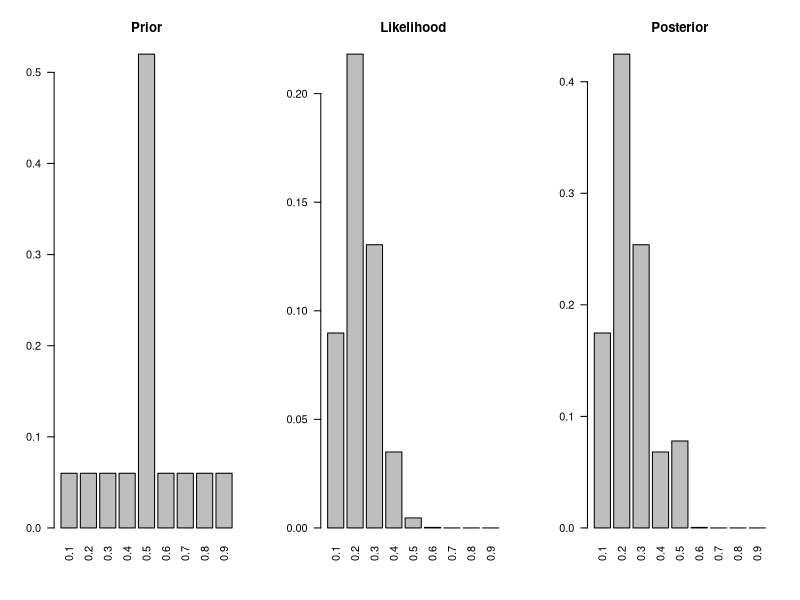

R code for this plot:
## ---- chunk 1
sum(dbinom(0:4, size = 20, p = 0.5))
## ---- chunk 2

p <- seq(from=0.1, to=0.9, by=0.1)
prior <- c(rep(0.06, 4), 0.52, rep(0.06, 4))
likelihood <- dbinom(4, size = 20, prob = p)

# posterior
numerator <- prior * likelihood
denominator <- sum(numerator)
posterior <- numerator / denominator
# sum(posterior)

temp <- matrix(c(p,
                 prior,
                 likelihood,
                 numerator,
                 posterior), 
               nrow = 5, byrow = TRUE)
rownames(temp) <- c("Model ($p$)", "Prior $P(model)$", 
                    "Likelihood $P(data|model)$",
                    "$P(data|model)$ x $P(model)$",
                    "Posterior $P(model|data)$")

knitr::kable(
  x = temp,
  booktabs = TRUE,
  caption = 'Prior, likelihood, and posterior probabilities for each of the 9 models',
  digits = 4
)
## ---- chunk 3
par(mfrow = c(1,3), bg = NA)
barplot(prior, names.arg = p, las = 2, main = "Prior")
barplot(likelihood, names.arg = p, las = 2, main = "Likelihood")
barplot(posterior, names.arg = p, las = 2, main = "Posterior")
